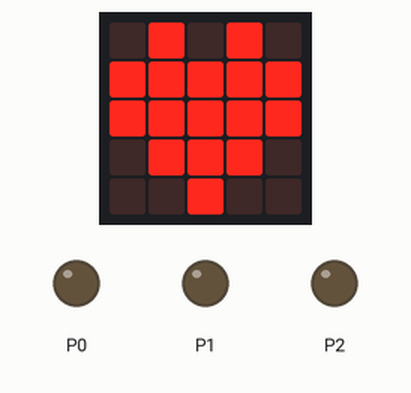
Simulated run of this program. Board: BBC micro:bit (MakeCode). Parts: the board's 5×5 LED display, output pins drawn as LEDs (lit = HIGH).

Above: at 0.1 s.
At 0.7 s:
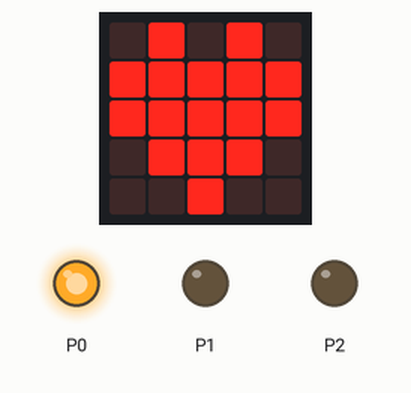
At 14.7 s:
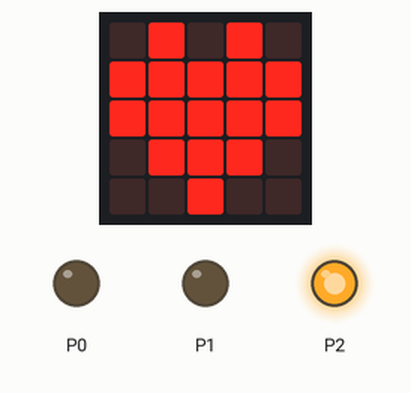
At 34.8 s:
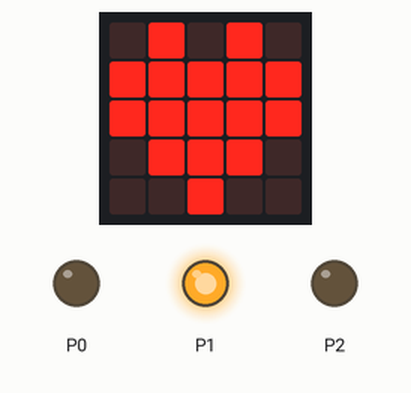
Timing chart, 0 to 40.0 s (numbered marks = the images above):
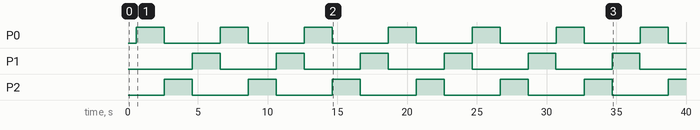

Measured:
- by itself, P0–2: alternates HIGH for 2.0 s and LOW for 4.0 s

The program:

main.ts
```typescript
basic.showIcon(IconNames.Heart)
basic.forever(function () {
    pins.digitalWritePin(DigitalPin.P0, 1)
    basic.pause(2000)
    pins.digitalWritePin(DigitalPin.P0, 0)
    pins.digitalWritePin(DigitalPin.P2, 1)
    basic.pause(2000)
    pins.digitalWritePin(DigitalPin.P2, 0)
    pins.digitalWritePin(DigitalPin.P1, 1)
    basic.pause(2000)
    pins.digitalWritePin(DigitalPin.P1, 0)
})
```

test.ts
```typescript
// テストはここに来ます。このパッケージが拡張機能として使用されるときにはコンパイルされません。
```
